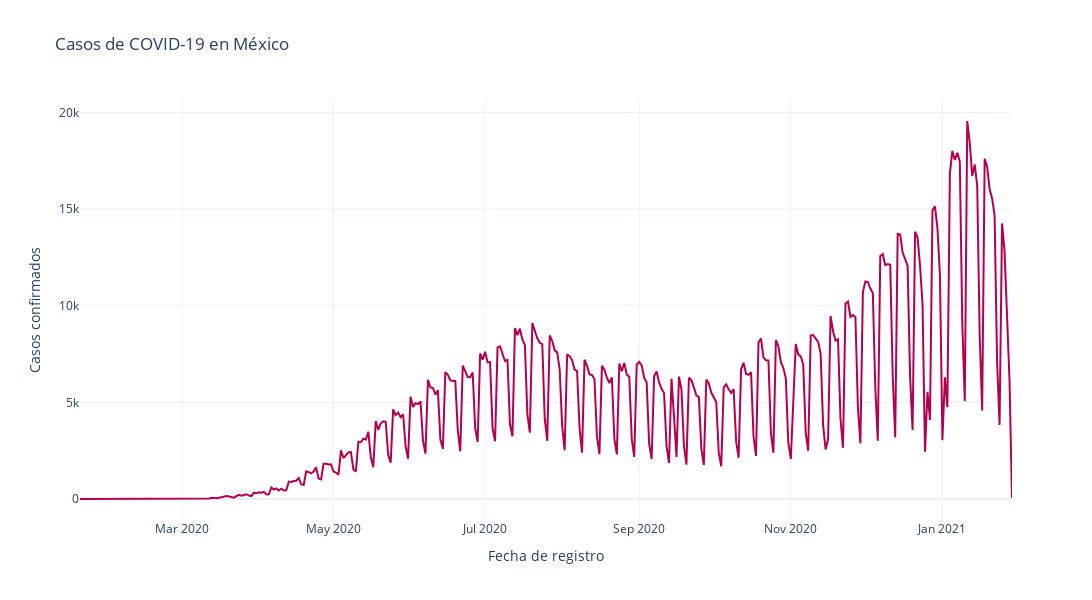
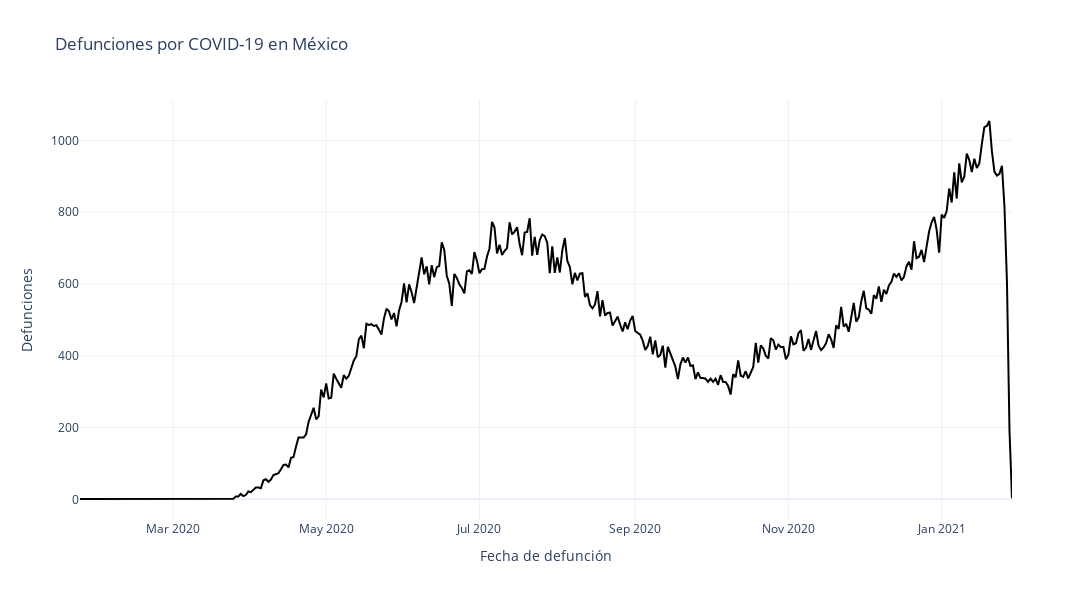

Notebook code cell kept with these figures, in order:
### Code cell
# Ploting each line in different figures ...
def plotCases(abscisa, ordenada, x_title, y_title, g_title, paint ):
    fig_1 = px.line( x = abscisa, y = ordenada, title = g_title, width = 1500, height = 600) # labels parameter can be added with a dict

    fig_1.update_traces(marker = dict(color = paint), line = dict(color = paint, width = 2))
    fig_1.update_xaxes(showgrid = True, title = x_title)
    fig_1.update_yaxes(showgrid = True, title = y_title)
    fig_1.show()
    
plotCases(confirmados_por_fecha["fecha_ingreso"], confirmados_por_fecha["confirmados"], 
        "Fecha de registro", "Casos confirmados", "Casos de COVID-19 en México","#b4004e")
plotCases(defunciones_por_fecha["fecha_defuncion"], defunciones_por_fecha["defunciones"], 
        "Fecha de defunción", "Defunciones", "Defunciones por COVID-19 en México" , "black")
# plotCases(sospechosos_por_fecha["fecha_sintomas"],sospechosos_por_fecha["sospechosos"], 
#         "Fecha del inicio de sintomas", "Casos sospechosos", "Casos sospechosos de COVID-19 en México", "#c67c00")

### Figure 1 — Plotly figure (JSON) as saved in the notebook; plotly's stock layout.template omitted (floating-point values rounded to 4 significant figures; data arrays with more than 128 entries replaced by an {"elided": "..."} marker saying what was removed)
{"data": [{"hovertemplate": "x=%{x}<br>y=%{y}<extra></extra>", "legendgroup": "", "line": {"color": "#b4004e", "dash": "solid", "width": 2}, "marker": {"color": "#b4004e"}, "mode": "lines", "name": "", "orientation": "v", "showlegend": false, "type": "scatter", "x": {"elided": "343 str values"}, "xaxis": "x", "y": {"elided": "343 int values"}, "yaxis": "y"}], "layout": {"height": 600, "legend": {"tracegroupgap": 0}, "title": {"text": "Casos de COVID-19 en México"}, "width": 1500, "xaxis": {"anchor": "y", "domain": [0, 1], "showgrid": true, "title": {"text": "Fecha de registro"}}, "yaxis": {"anchor": "x", "domain": [0, 1], "showgrid": true, "title": {"text": "Casos confirmados"}}}}

### Figure 2 — Plotly figure (JSON) as saved in the notebook; plotly's stock layout.template omitted (floating-point values rounded to 4 significant figures; data arrays with more than 128 entries replaced by an {"elided": "..."} marker saying what was removed)
{"data": [{"hovertemplate": "x=%{x}<br>y=%{y}<extra></extra>", "legendgroup": "", "line": {"color": "black", "dash": "solid", "width": 2}, "marker": {"color": "black"}, "mode": "lines", "name": "", "orientation": "v", "showlegend": false, "type": "scatter", "x": {"elided": "320 str values"}, "xaxis": "x", "y": {"elided": "320 int values"}, "yaxis": "y"}], "layout": {"height": 600, "legend": {"tracegroupgap": 0}, "title": {"text": "Defunciones por COVID-19 en México"}, "width": 1500, "xaxis": {"anchor": "y", "domain": [0, 1], "showgrid": true, "title": {"text": "Fecha de defunción"}}, "yaxis": {"anchor": "x", "domain": [0, 1], "showgrid": true, "title": {"text": "Defunciones"}}}}
